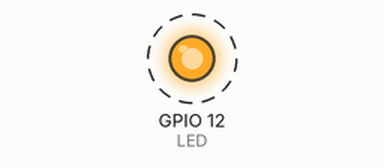
Simulated run of this sketch. Board: ESP32. On the bench: output pins drawn as LEDs (lit = HIGH). Dashed ring = blinking.

Above: at 0.5 s.
Timing chart, 0 to 4.6 s (numbered marks = the images above):
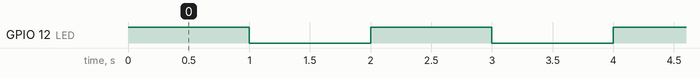

Measured:
- by itself, GPIO 12 (LED): alternates HIGH for 1.0 s and LOW for 1.0 s

The sketch:

1_Blink.ino
```cpp
/*
  Keyestudio ESP32-CAM Video Smart Car
  Control LED Flashing
  https://www.keyestudio.com
*/
#define LED 12  //Define LED as 12 pin
void setup() {
  // put your setup code here, to run once:
  pinMode(LED,OUTPUT);  //Set IO12 pin as output
}

void loop() {
  // put your main code here, to run repeatedly:
  digitalWrite(LED,HIGH);   //IO12 pin outputs high level
  delay(1000);              //delay 1s
  digitalWrite(LED,LOW);    //IO12 pin outputs low level
  delay(1000);              //delay 1s
}
```
